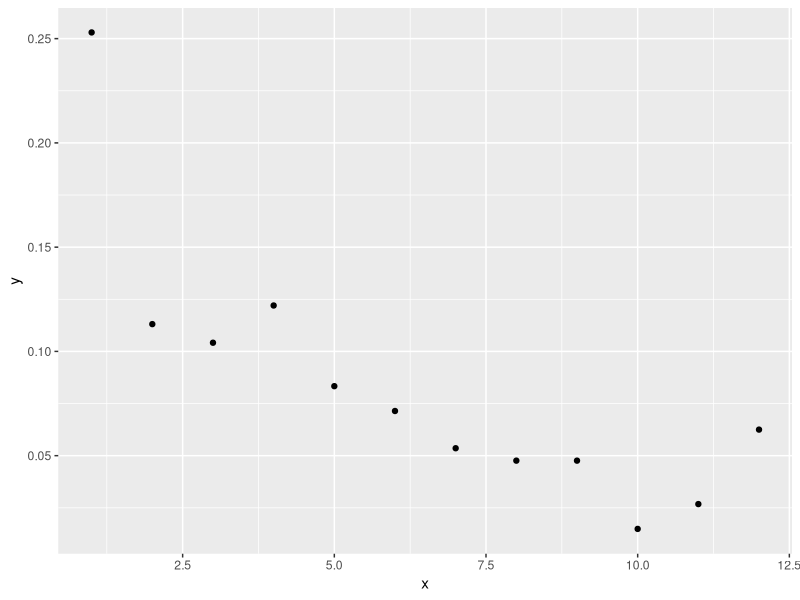
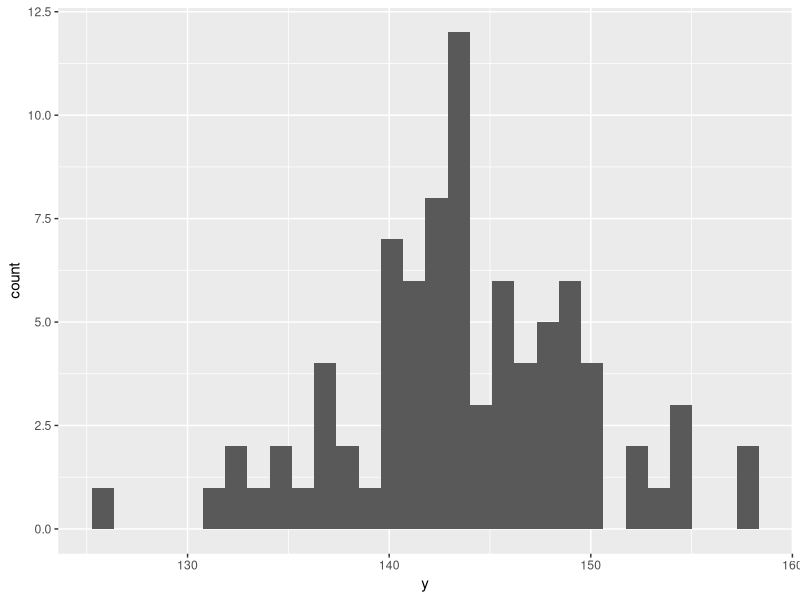
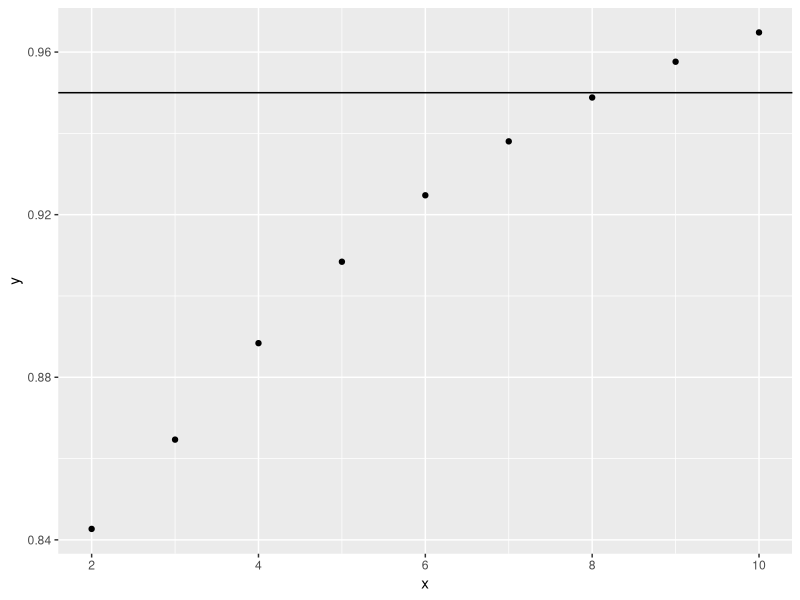

The R source for these figures, in order:
## ---- chunk 1
library(tidyverse)
## ---- chunk 2
qchisq(.40,df=200)
## ---- chunk 3
alpha=1-0.98
qt(c(alpha/2,1-alpha/2),df=22)
## ---- chunk 4
alpha=1-0.85
qt(alpha,df=13)
## ---- chunk 5
alpha=1-0.95
qt(alpha,df=26)
## ---- chunk 6
alpha=1-0.025
qt(alpha,df=2)
## ---- chunk 7
pt(c(.8,.9),df=8)
## ---- chunk 8
mu <- 8622/83
## ---- chunk 9
mu <- 1392.6/336
s <- sqrt((336*10518.84 -1392.6^2)/(336*(336-1)))
ci <- qt(0.975,df=335)
mu - ci*(s/sqrt(335))
mu + ci*(s/sqrt(335))
## ---- chunk 10
n <- 336
probs <- c(85,38,35,41,28,24,18,16,16,5,9,21)/n
ggplot(data.frame(y=probs,x=1:length(probs))) + geom_point(mapping=aes(x=x,y=y))
## ---- chunk 11
data <- c(141,146,144,141,141,136,137,149,141,142,142,147,148,155,150,144,140,140,139,148,143,143,149,140,132,158,149,144,145,146,143,135,147,153,142,142,138,150,145,126,135,142,140,148,146,149,137,140,154,140,149,140,147,137,131,152,150,146,134,137,142,147,158,144,146,148,143,143,132,149,144,152,150,148,143,142,141,154,141,144,142,138,146,145)
y_bar <- mean(data)
mu <- 132.4
n <- length(data)
s <- sqrt((n*sum(data^2)-sum(data)^2)/(n*(n-1)))
(t <- (y_bar-mu)/(s/sqrt(n)))
qt(c(0.025,0.975),df=n-1)
ggplot(data.frame(y=data)) + geom_histogram(aes(y))
## ---- chunk 12
y_bar <- 4.57
mu <- 0
n <- 317
s <- 18.29
(t <- (y_bar-mu)/(s/sqrt(n)))
qt(0.95,df=n-1)
## ---- chunk 13
1-pchisq(8.672,df=17)
## ---- chunk 14
pchisq(10.645,df=6)
## ---- chunk 15
pchisq(34.170,df=20)-pchisq(9.591,df=20)
## ---- chunk 16
pchisq(9.21,df=2)
## ---- chunk 17
pchisq(5.009,df=1)
## ---- chunk 18
df=19
pchisq(30.144,df=df)-pchisq(27.204,df=df)
## ---- chunk 19
n <- c(2:10)
probs <- pchisq(2*(n-1),df=n-1)
ggplot(data.frame(x=n,y=probs)) + geom_point(mapping=aes(x=x,y=y)) + geom_hline(mapping=aes(yintercept=0.95))
## ---- chunk 20
n <- 19
sigma2 <- 12
alpha <- 0.05
(a <- qchisq(alpha/2,df=n-1)*(12/(n-1)))
(b <- qchisq(1-(alpha/2),df=n-1)*(12/(n-1)))
